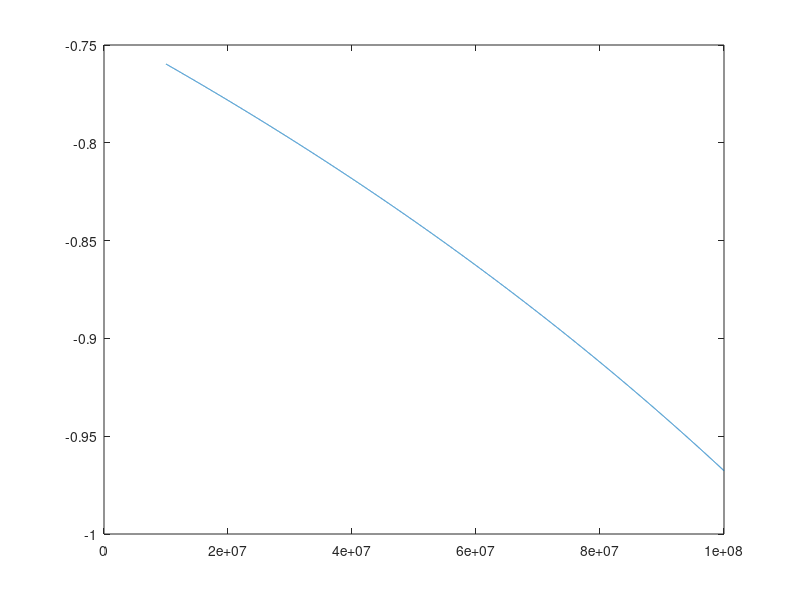
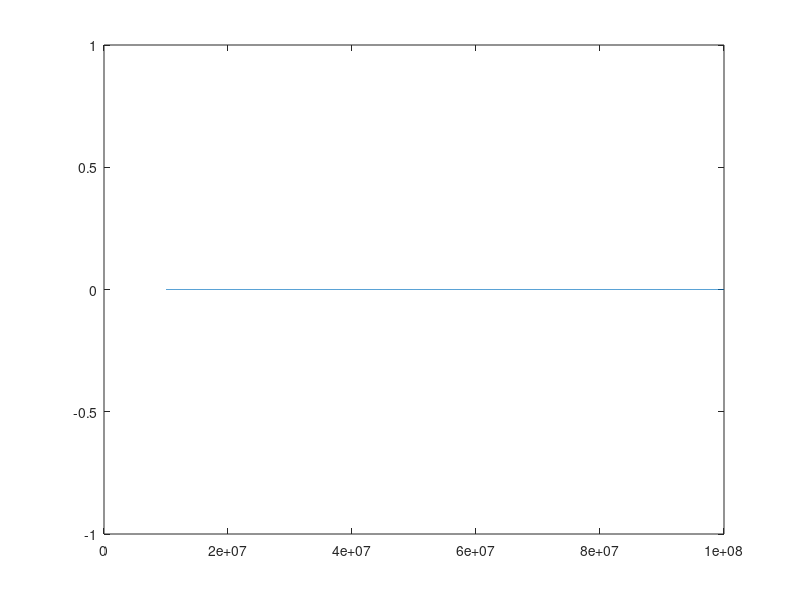

MATLAB code to generate these figures, in order:
clear all
b1=10;
b2=20;
b3=30;
b=10^7:10000:10^8;
% SNR1= sqrt(2)*(A1./D).^2.*exp(-1./D);
% SNR2= sqrt(2)*(A2./D).^2.*exp(-1./D);
% SNR3= sqrt(2)*(A3./D).^2.*exp(-1./D);
A = 0.6;
a=30000;
D = 2*10^(-5);
R = A/D;
w0 = 0.1;
M = sqrt(2)*(1./(4*b)).*R^2.*exp(-1./(4*b*D*a));
N=1/(sqrt(2)*pi).*exp(-1./(4*b*D*a));
f = M./(1-(1/pi).*M.*4./(4.*N+w0^2./N));
b0=b;
b=ones(1,length(b));
a=1;
M1 = sqrt(2)*(1./(4*b)).*R^2.*exp(-1./(4*b*D*a));
N1=1/(sqrt(2)*pi).*exp(-1./(4*b*D*a));
f1 = M1./(1-(1/pi).*M1.*4./(4.*N1+w0^2./N1));
figure(5)
plot(b0,f)
figure(6)
plot(b0,f1)


